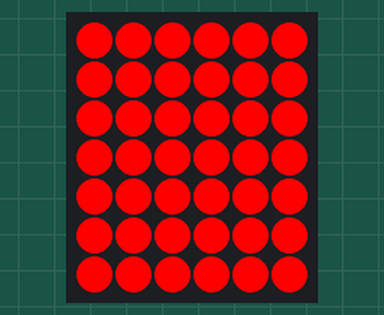
Recording of a sketch running on a simulated Arduino Uno, built with avr-gcc and run on an emulated ATmega328P. Shown: 6×7 RGB LED matrix (first LED top left, wired row by row).

Above: at 1.0 s.
At 3.4 s:
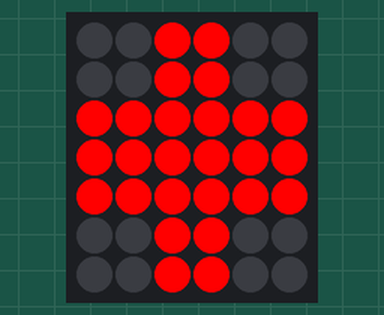
At 5.58 s:
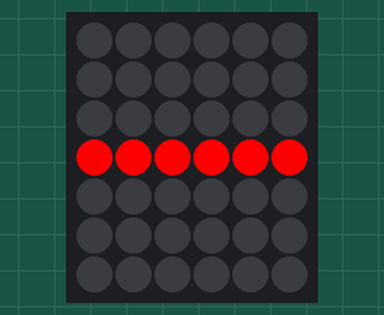

The sketch:

TinkerFest_robot_eyes.ino
```cpp
#include <Adafruit_NeoPixel.h>

#define LED_PIN     3           // Data pin connected to the NeoPixel matrix
#define MATRIX_WIDTH  6        // Width of the matrix
#define MATRIX_HEIGHT 7        // Height of the matrix
#define NUM_LEDS    (MATRIX_WIDTH * MATRIX_HEIGHT)

Adafruit_NeoPixel matrix = Adafruit_NeoPixel(NUM_LEDS, LED_PIN, NEO_GRB + NEO_KHZ800);

int eye_closed_first_frame_num[] = {1,2,3,4,5, 6, 36,37,38,39,40,41,42};
int eye_closed_second_frame_num[] = {7,8,9,10,11,12, 30,31,32,33,34,35};
int eye_closed_third_frame_num[] = {13,14,15,16,17,18,25,26,27,28, 29};
int eyes_cross_ver_num[] = {3, 4, 9, 10, 15, 16, 17, 20, 21, 22, 27, 28, 33,34, 39, 40};
int eyes_cross_hor_num[] = {13,14, 18, 19,20,24,25, 26, 17, 23, 29, 30};


void Startup()
{
  int i = 0;
  int speed_mul = 1;
  int index = 0;

  bool s = true;
  bool a = true;
  while(NUM_LEDS - index > -10){
  matrix.setPixelColor(i, matrix.Color(255,0,0));
  matrix.show();
  delay(100 / speed_mul);
  float sped = 100 / speed_mul;
  i++;

  if(i + 1 % 3 != 0)
  {
    matrix.setPixelColor(i - 3, matrix.Color(0,0,0));
    // matrix.setPixelColor(NUM_LEDS - 1, matrix.Color(0,0,0));
    matrix.show();
  }
  if(i > NUM_LEDS - index)
  {
    speed_mul++;
    i = 0;
    if(speed_mul > 20) speed_mul = 20;
    index++;
    matrix.setPixelColor(NUM_LEDS - index, matrix.Color(255,0,0));
    matrix.show();
    // Serial.println(NUM_LEDS - index);
  }
  if(a){
    if(NUM_LEDS - index < -1)
    {
      if(s)
      {
        for(int i = 0; i < 42; i++)
        {
          matrix.setPixelColor(i, matrix.Color(0,0,0));
        }
        matrix.show();
        delay(1000);
      }
      s = false;
      for(int b = 0; b < 255; b++)
      {
        for(int i = 0; i < 42; i++)
        {
          matrix.setPixelColor(i, matrix.Color(b,0,0));
        }
        matrix.show();
        delay(50);
      }
    a = false;
    }
  }
  }
}
void eyes_open_state()
{
  for (int i = 0; i < NUM_LEDS; i++) {
    matrix.setPixelColor(i - 1, matrix.Color(255,0,0));
  }
  matrix.show();
}

void make_cross()
{
for (int i = 0; i < NUM_LEDS; i++) {
    matrix.setPixelColor(i, matrix.Color(0, 0, 0));
  }
  for(int x = 0; x < sizeof(eyes_cross_hor_num) / sizeof(eyes_cross_hor_num[0]); x++)
  {
    matrix.setPixelColor(eyes_cross_hor_num[x] - 1, matrix.Color(255,0,0));
  }
  for(int y = 0; y < sizeof(eyes_cross_ver_num) / sizeof(eyes_cross_ver_num[0]); y++)
  {
    matrix.setPixelColor(eyes_cross_ver_num[y] - 1, matrix.Color(255,0,0));
  }

  matrix.show();
}
void Eyes_close_n_open()
{
  Eyes_close_first_frame();
  delay(50);
  Eyes_close_Second_frame();
  delay(50);
  Eyes_close_third_frame();
  delay(200);
  eyes_open_third_frame();
  delay(50);
  eyes_open_second_frame();
  delay(50);
  eyes_open_first_frame();
  delay(25);

}
void Eyes_close_first_frame() {
  // Set all pixels to black first

  // Set specific pixels for the closed eye effect
  for (int i = 0; i < sizeof(eye_closed_first_frame_num) / sizeof(eye_closed_first_frame_num[0]); i++) {
    matrix.setPixelColor(eye_closed_first_frame_num[i] - 1, matrix.Color(0,0,0));
  }

  matrix.show(); // Update the matrix display once after setting all the pixels
}
void Eyes_close_Second_frame() {
  // Set all pixels to black first

  // Set specific pixels for the closed eye effect
  for (int i = 0; i < sizeof(eye_closed_second_frame_num) / sizeof(eye_closed_second_frame_num[0]); i++) {
    matrix.setPixelColor(eye_closed_second_frame_num[i] - 1, matrix.Color(0,0,0));
  }

  matrix.show(); // Update the matrix display once after setting all the pixels
}

void Eyes_close_third_frame()
{
  for (int i = 0; i < sizeof(eye_closed_third_frame_num) / sizeof(eye_closed_third_frame_num[0]); i++) {
    matrix.setPixelColor(eye_closed_third_frame_num[i] - 1, matrix.Color(0,0,0));
  }

  matrix.show(); // Update the matrix display once after setting all the pixels
}

void eyes_open_first_frame()
{
  // Set specific pixels for the closed eye effect
  for (int i = 0; i < sizeof(eye_closed_first_frame_num) / sizeof(eye_closed_first_frame_num[0]); i++) {
    matrix.setPixelColor(eye_closed_first_frame_num[i] - 1, matrix.Color(255 ,0 ,0));
  }

  matrix.show(); // Update the matrix display once after setting all the pixels
}

void eyes_open_second_frame()
{
   // Set specific pixels for the closed eye effect
  for (int i = 0; i < sizeof(eye_closed_second_frame_num) / sizeof(eye_closed_second_frame_num[0]); i++) {
    matrix.setPixelColor(eye_closed_second_frame_num[i] - 1, matrix.Color(255,0,0));
  }

  matrix.show(); // Update the matrix display once after setting all the pixels
}

void eyes_open_third_frame()
{
  for (int i = 0; i < sizeof(eye_closed_third_frame_num) / sizeof(eye_closed_third_frame_num[0]); i++) {
    matrix.setPixelColor(eye_closed_third_frame_num[i] - 1, matrix.Color(255,0,0));
  }

  matrix.show(); // Update the matrix display once after setting all the pixels
}

void setup() {
  matrix.begin();
  matrix.setBrightness(255);  // Set the brightness (0-255)

  // Initialize all pixels to white
  for (int i = 0; i < NUM_LEDS; i++) {
    matrix.setPixelColor(i, matrix.Color(0, 0, 0));
  }
  matrix.show();
  eyes_open_state();
  delay(500);
}

void loop() {
  // Set pixels for the open eye effectopen();
  for(int i  = 0; i < 2; i++)
  {
    Eyes_close_n_open();
    delay(1000);
  }
  make_cross();
  delay(2000);

}
```

Measured:
- by itself, everything shown: repeats every 4.9 s, in 13 steps
- what the display in image 0 shows lasts 1.0 s, from 0.9 s to 1.9 s
- what the display in image 1 shows lasts 2.0 s, from 3.4 s to 5.4 s
